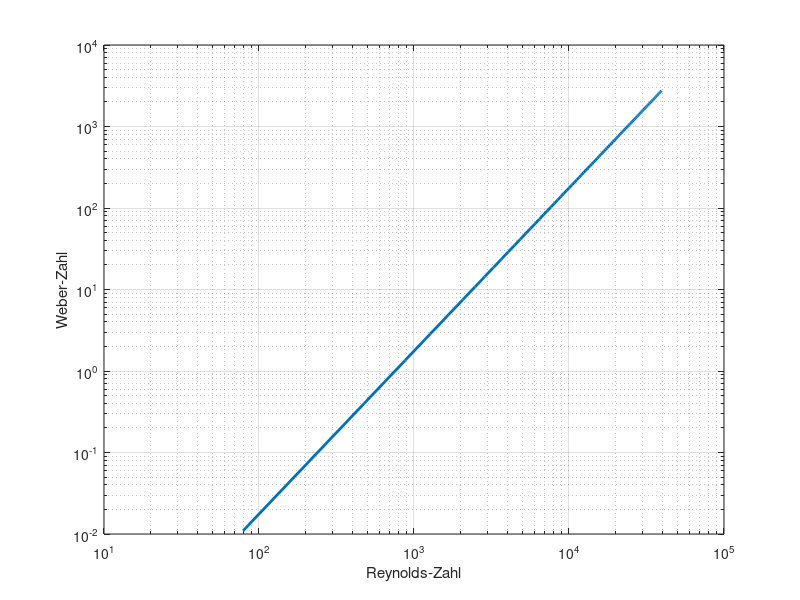

Write MATLAB code to recreate this figure.
% Parameter
rho = 7900;        % Dichte [kg/m^3]
mu = 1e-3;         % dyn. Viskosität [Pa s]
sigma = 0.072;     % Oberflächenspannung [N/m]
L = 1e-3;          % charakteristische Länge [m]


% Geschwindigkeit
v = linspace(0.01, 5, 100);

% Reynolds- und Weber-Zahl
Re = rho .* v .* L ./ mu;       % Trägheitskräfte zu viskosen Kräfte
We = rho .* v.^2 .* L ./ sigma; % Trägheitskräfte zu Oberflächenspannungskräfte

% Plot
figure
loglog(Re, We, 'LineWidth', 2)
xlabel('Reynolds-Zahl')
ylabel('Weber-Zahl')
grid on
